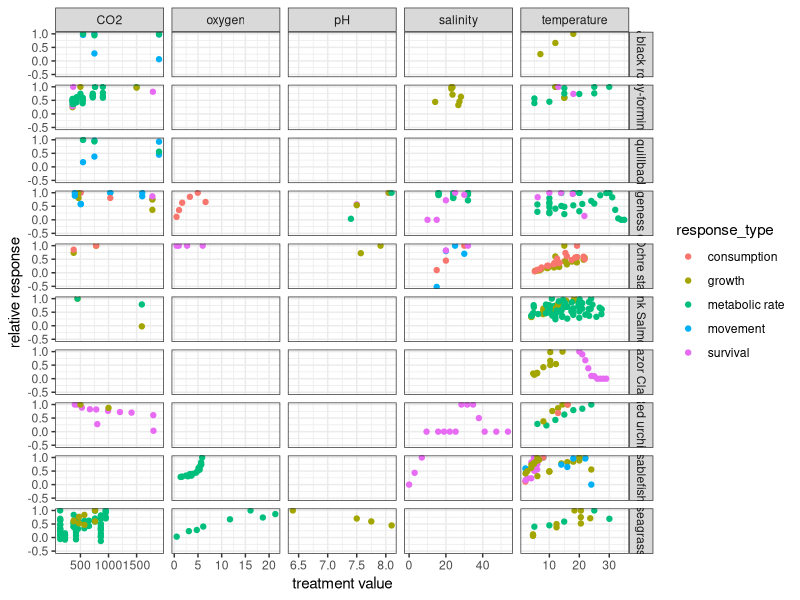

This figure's R source: (Note: this script raises an error after producing the figure.)
# load libraries ----------------------------------------------------------
library(broom)
library(tidyverse)
library(reshape2)

#read in the procesed data
data<-read.csv("processed_data/200519_Schmidt_biotic_responses_data.csv")

#remove very very high CO2 values
data <- data %>%
  filter(treat_value<2000)

#make a column of species names and a unique study identifier
data<-data %>%
  mutate(genus_species=paste(data$Genus, data$Species, sep="_")) %>%
  mutate(unique_study=as.numeric(as.factor(paste(Author, Pub_Year, English_Name, Life_stage, 
                                                 Response_variable, response_type, treatment_var, rate_or_biomass, response_type_2))))



#plot all the data - relative response
data %>% 
 ggplot(aes(y=rel_response, x=treat_value, group=study, color=response_type, linetype=study_design)) + geom_point() +
  facet_grid(English_Name ~ treatment_var, scales = "free_x") + theme_bw() +
  xlab("treatment value") + ylab("relative response")

#set range of relevant values for each stressor
relevant_window_cast<-read_csv("processed_data/relevant_window_cast.csv")


#get these into the main data frame
data2<-left_join(data, relevant_window_cast, by="treatment_var")  %>%
  mutate(upper_window=max, lower_window=min)%>%
  select(-max, -min)


#for every study, subset to all values inside window plus first value outside window
data_in_window<-data2 %>%
  group_by(unique_study) %>%
  filter(treat_value>=lower_window & treat_value<=upper_window |
           treat_value==max(treat_value[which(treat_value < lower_window)]) | 
           treat_value==min(treat_value[which(treat_value > upper_window)])) %>%
  filter(length(rel_response)>1) %>% #Remove studies where insufficient data were in window
  mutate(weighting=length(which(treat_value>=lower_window & treat_value<=upper_window))) %>% #make weighting value based on how many obs within window
  ungroup()
#bunch of warnings if there were no data outside of window


#make a *new* column that flags each unique study
data_in_window<-data_in_window %>%
  mutate(unique_study=as.numeric(as.factor(paste(Author, Pub_Year, English_Name, Life_stage, 
                                                 Response_variable, response_type, treatment_var, rate_or_biomass, response_type_2))))

write_csv(data_in_window, "processed_data/data_in_window.csv")


#quick plot all the data - relative responses
data_in_window %>% 
  ggplot(aes(y=rel_response, x=treat_value, group=study, color=response_type)) + geom_point() +
  facet_grid(English_Name ~ treatment_var, scales = "free_x") + theme_bw() + 
  stat_smooth(data=subset(data_in_window, data$study_design=="regression"), span=4) +
  geom_line(data=subset(data_in_window, data$study_design %in% c("anova", "multi-level anova"))) 

#
#
#
#
#
